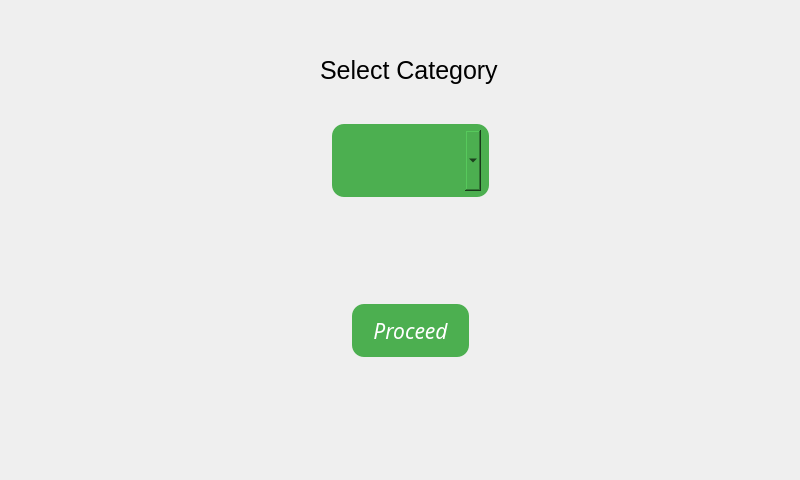
<?xml version="1.0" encoding="UTF-8"?>
<ui version="4.0">
 <class>MainWindow</class>
 <widget class="QMainWindow" name="MainWindow">
  <property name="geometry">
   <rect>
    <x>0</x>
    <y>0</y>
    <width>800</width>
    <height>480</height>
   </rect>
  </property>
  <property name="windowTitle">
   <string>MainWindow</string>
  </property>
  <widget class="QWidget" name="centralwidget">
   <widget class="QLabel" name="label">
    <property name="geometry">
     <rect>
      <x>320</x>
      <y>50</y>
      <width>271</width>
      <height>41</height>
     </rect>
    </property>
    <property name="font">
     <font>
      <family>MS Shell Dlg 2</family>
      <pointsize>19</pointsize>
      <italic>false</italic>
     </font>
    </property>
    <property name="text">
     <string>Select Category </string>
    </property>
   </widget>
   <widget class="QComboBox" name="catCB">
    <property name="geometry">
     <rect>
      <x>340</x>
      <y>130</y>
      <width>141</width>
      <height>61</height>
     </rect>
    </property>
    <property name="font">
     <font>
      <family>MS Shell Dlg 2</family>
      <pointsize>14</pointsize>
      <italic>false</italic>
     </font>
    </property>
    <property name="styleSheet">
     <string notr="true">background-color: #4CAF50; /* Green */
 text-align: center;
  border: 3px;</string>
    </property>
   </widget>
   <widget class="QPushButton" name="pushButton">
    <property name="geometry">
     <rect>
      <x>330</x>
      <y>120</y>
      <width>161</width>
      <height>81</height>
     </rect>
    </property>
    <property name="styleSheet">
     <string notr="true">border-radius: 12px;
background-color: #4CAF50; /* Green */
 border: none;
 color: white;
 text-align: center;
 text-decoration: none;
 margin: 4px 2px;</string>
    </property>
    <property name="text">
     <string>PushButton</string>
    </property>
   </widget>
   <widget class="QPushButton" name="catProceed">
    <property name="geometry">
     <rect>
      <x>350</x>
      <y>300</y>
      <width>121</width>
      <height>61</height>
     </rect>
    </property>
    <property name="font">
     <font>
      <family>Monotype Corsiva</family>
      <pointsize>16</pointsize>
      <italic>true</italic>
      <underline>false</underline>
      <strikeout>false</strikeout>
     </font>
    </property>
    <property name="styleSheet">
     <string notr="true">border-radius: 12px;
background-color: #4CAF50; /* Green */
 border: none;
 color: white;
 text-align: center;
 text-decoration: none;
 margin: 4px 2px;</string>
    </property>
    <property name="text">
     <string>Proceed</string>
    </property>
   </widget>
   <zorder>pushButton</zorder>
   <zorder>label</zorder>
   <zorder>catCB</zorder>
   <zorder>catProceed</zorder>
  </widget>
 </widget>
 <resources/>
 <connections/>
</ui>
